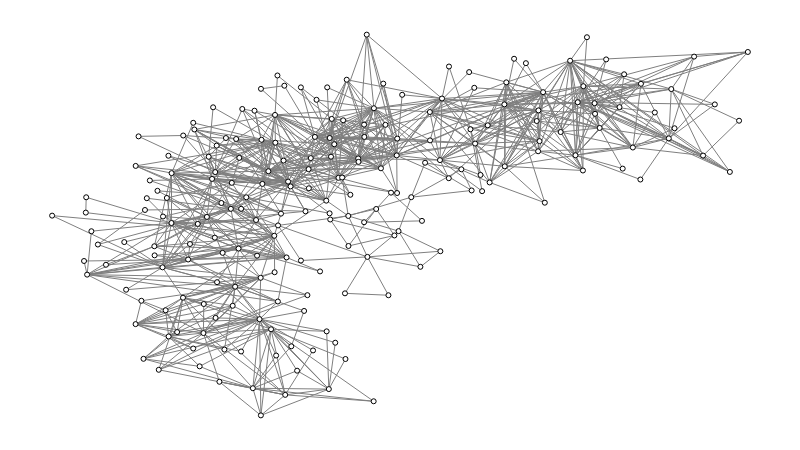

The notebook cell saved with this chart:
### Code cell
g.set_all_nodes("size", 5)
g.set_all_nodes("labpos", "hover")
g.set_all_edges("color", (127, 127, 127))
g.label_nodes("name")

g.move("kamada_kawai")
g.draw()

### Figure 1 — Plotly figure (JSON) as saved in the notebook; plotly's stock layout.template omitted (floating-point values rounded to 4 significant figures; data arrays with more than 128 entries replaced by an {"elided": "..."} marker saying what was removed)
{"data": [{"hoverinfo": "none", "line": {"color": "rgb(127, 127, 127)", "dash": "solid", "width": 0}, "mode": "lines", "type": "scatter", "x": [0.4149, 0.4149, null, 0, 1, null], "y": [0, 1, null, 0.5754, 0.5754, null]}, {"hoverinfo": "none", "line": {"color": "rgb(127, 127, 127)", "dash": "solid", "width": 1}, "mode": "lines", "type": "scatter", "x": {"elided": "2742 float values"}, "y": {"elided": "2742 float values"}}, {"hoverinfo": "text", "marker": {"color": "rgb(255, 255, 255)", "line": {"color": "rgb(0, 0, 0)", "width": 1}, "size": 5, "symbol": "circle"}, "mode": "markers", "text": {"elided": "208 str values"}, "textfont": {"color": "rgb(0, 0, 0)"}, "textposition": "middle center", "type": "scatter", "x": {"elided": "208 float values"}, "y": {"elided": "208 float values"}}, {"hoverinfo": "none", "mode": "text", "text": [], "textfont": {"color": "rgb(255, 255, 255)"}, "textposition": "middle center", "type": "scatter", "x": [], "y": []}, {"hoverinfo": "none", "mode": "text", "text": {"elided": "208 null values"}, "textfont": {"color": "rgb(0, 0, 0)"}, "textposition": "middle center", "type": "scatter", "x": {"elided": "208 float values"}, "y": {"elided": "208 float values"}}, {"hoverinfo": "none", "mode": "text", "text": {"elided": "914 null values"}, "textfont": {"color": "rgb(0, 0, 0)"}, "textposition": "middle center", "type": "scatter", "x": {"elided": "914 float values"}, "y": {"elided": "914 float values"}}, {"hoverinfo": "none", "marker": {"color": "rgba(255, 255, 255, 0)", "line": {"color": "rgba(255, 255, 255, 0)", "width": 0}, "size": 0, "symbol": "circle"}, "mode": "markers", "type": "scatter", "x": [0.5, 0, 1, 0.5], "y": [0, 0.5, 0.5, 1]}], "layout": {"height": 450, "hovermode": "closest", "margin": {"b": 10, "l": 10, "r": 10, "t": 10}, "plot_bgcolor": "rgb(255, 255, 255)", "showlegend": false, "width": 800, "xaxis": {"showgrid": false, "showticklabels": false, "zeroline": false}, "yaxis": {"showgrid": false, "showticklabels": false, "zeroline": false}}}
